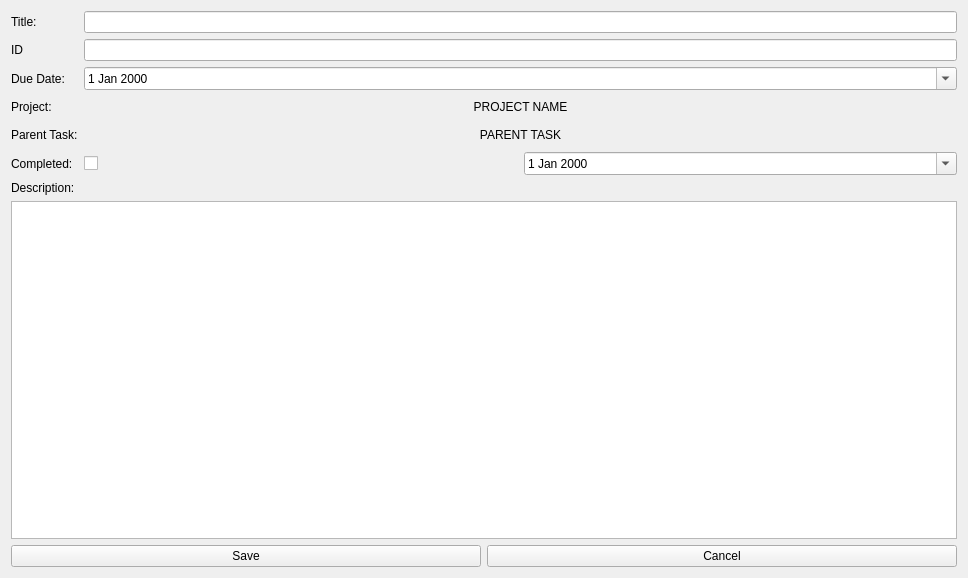
<?xml version="1.0" encoding="UTF-8"?>
<ui version="4.0">
 <class>Dialog</class>
 <widget class="QDialog" name="Dialog">
  <property name="geometry">
   <rect>
    <x>0</x>
    <y>0</y>
    <width>968</width>
    <height>578</height>
   </rect>
  </property>
  <property name="windowTitle">
   <string>Dialog</string>
  </property>
  <layout class="QVBoxLayout" name="verticalLayout">
   <item>
    <layout class="QFormLayout" name="formLayout">
     <item row="0" column="0">
      <widget class="QLabel" name="label_Title">
       <property name="text">
        <string>Title:</string>
       </property>
      </widget>
     </item>
     <item row="0" column="1">
      <widget class="QLineEdit" name="lineEdit_Title"/>
     </item>
     <item row="1" column="0">
      <widget class="QLabel" name="label_ID">
       <property name="text">
        <string>ID</string>
       </property>
      </widget>
     </item>
     <item row="1" column="1">
      <widget class="QLineEdit" name="lineEdit_ID"/>
     </item>
     <item row="2" column="0">
      <widget class="QLabel" name="label_Date">
       <property name="text">
        <string>Due Date:</string>
       </property>
      </widget>
     </item>
     <item row="2" column="1">
      <widget class="QDateEdit" name="dateEdit_Date">
       <property name="currentSection">
        <enum>QDateTimeEdit::MonthSection</enum>
       </property>
       <property name="calendarPopup">
        <bool>true</bool>
       </property>
      </widget>
     </item>
     <item row="3" column="0">
      <widget class="QLabel" name="label_Project">
       <property name="text">
        <string>Project:</string>
       </property>
      </widget>
     </item>
     <item row="3" column="1">
      <widget class="QPushButton" name="pushButton_Project">
       <property name="text">
        <string>PROJECT NAME</string>
       </property>
       <property name="iconSize">
        <size>
         <width>32</width>
         <height>32</height>
        </size>
       </property>
       <property name="flat">
        <bool>true</bool>
       </property>
      </widget>
     </item>
     <item row="4" column="0">
      <widget class="QLabel" name="label_Parent">
       <property name="text">
        <string>Parent Task:</string>
       </property>
      </widget>
     </item>
     <item row="4" column="1">
      <widget class="QPushButton" name="pushButton_Parent">
       <property name="text">
        <string>PARENT TASK</string>
       </property>
       <property name="flat">
        <bool>true</bool>
       </property>
      </widget>
     </item>
     <item row="5" column="0">
      <widget class="QLabel" name="label_Completed">
       <property name="text">
        <string>Completed:</string>
       </property>
      </widget>
     </item>
     <item row="5" column="1">
      <layout class="QHBoxLayout" name="horizontalLayout_2">
       <item>
        <widget class="QCheckBox" name="checkBox_Completed">
         <property name="sizePolicy">
          <sizepolicy hsizetype="Minimum" vsizetype="Fixed">
           <horstretch>0</horstretch>
           <verstretch>0</verstretch>
          </sizepolicy>
         </property>
         <property name="text">
          <string/>
         </property>
        </widget>
       </item>
       <item>
        <widget class="QDateEdit" name="dateEdit_Completed">
         <property name="sizePolicy">
          <sizepolicy hsizetype="Minimum" vsizetype="Fixed">
           <horstretch>0</horstretch>
           <verstretch>1</verstretch>
          </sizepolicy>
         </property>
         <property name="calendarPopup">
          <bool>true</bool>
         </property>
        </widget>
       </item>
      </layout>
     </item>
    </layout>
   </item>
   <item>
    <widget class="QLabel" name="label_Description">
     <property name="text">
      <string>Description:</string>
     </property>
    </widget>
   </item>
   <item>
    <widget class="QPlainTextEdit" name="plainTextEdit_Description"/>
   </item>
   <item>
    <layout class="QHBoxLayout" name="horizontalLayout">
     <item>
      <widget class="QPushButton" name="pushButton_Save">
       <property name="text">
        <string>Save</string>
       </property>
      </widget>
     </item>
     <item>
      <widget class="QPushButton" name="pushButton_Cancel">
       <property name="text">
        <string>Cancel</string>
       </property>
      </widget>
     </item>
    </layout>
   </item>
  </layout>
 </widget>
 <resources/>
 <connections/>
</ui>
